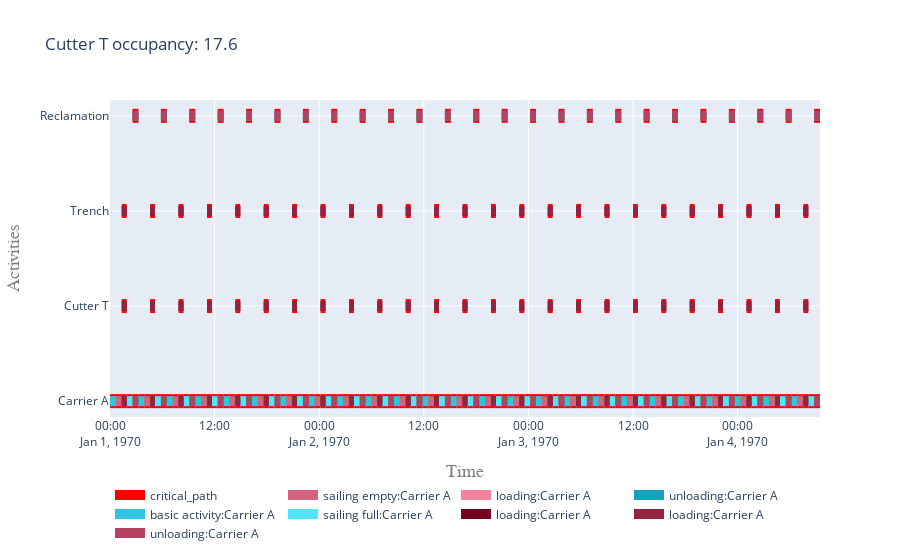

The notebook cell this image was saved under:
### Code cell
i = 0 # 1 barge
vessels = results[i]['vessels']
activities = results[i]['activities']
cutter = vessels[cutter_name]
to_site = results[i][to_site_name]
from_site = results[i][from_site_name]
  
my_objects = list(vessels.values()) + [from_site, to_site]
my_activities = list(activities.values())
my_log = CpLog(list_objects=my_objects, list_activities=my_activities)
dependencies_log = my_log.get_dependencies_log_based()
cp_log_based = my_log.mark_critical_activities(dependencies_log)
df = occupancy_analysis(vessels, cutter, activities)
t = f'{cutter_name} occupancy: ' + str(df.loc[cutter_name]['occupancy [%]'])
fig = get_gantt_chart(concepts=my_objects, critical_path=cp_log_based, id_map=activities, title=t)

### Figure 1 — Plotly figure (JSON) as saved in the notebook; plotly's stock layout.template omitted (floating-point values rounded to 4 significant figures; data arrays with more than 128 entries replaced by an {"elided": "..."} marker saying what was removed)
{"data": [{"connectgaps": false, "hoverinfo": "name", "line": {"color": "red", "width": 14}, "mode": "lines", "name": "critical_path", "type": "scatter", "x": {"elided": "600 str values"}, "y": {"elided": "600 str values"}}, {"connectgaps": false, "hoverinfo": "y+name", "line": {"color": "rgb(211,99,126)", "width": 10}, "mode": "lines", "name": "sailing empty:Carrier A", "type": "scatter", "x": ["1970-01-01T00:40:32", "1970-01-01T00:40:32", "1970-01-01T01:21:04", "1970-01-01T01:21:04", "1970-01-01T01:21:04", "1970-01-01T03:56:00", "1970-01-01T03:56:00", "1970-01-01T04:36:32", "1970-01-01T04:36:32", "1970-01-01T04:36:32", "1970-01-01T07:11:28", "1970-01-01T07:11:28", "1970-01-01T07:52:00", "1970-01-01T07:52:00", "1970-01-01T07:52:00", "1970-01-01T10:26:56", "1970-01-01T10:26:56", "1970-01-01T11:07:28", "1970-01-01T11:07:28", "1970-01-01T11:07:28", "1970-01-01T13:42:24", "1970-01-01T13:42:24", "1970-01-01T14:22:56", "1970-01-01T14:22:56", "1970-01-01T14:22:56", "1970-01-01T16:57:52", "1970-01-01T16:57:52", "1970-01-01T17:38:24", "1970-01-01T17:38:24", "1970-01-01T17:38:24", "1970-01-01T20:13:20", "1970-01-01T20:13:20", "1970-01-01T20:53:52", "1970-01-01T20:53:52", "1970-01-01T20:53:52", "1970-01-01T23:28:48", "1970-01-01T23:28:48", "1970-01-02T00:09:20", "1970-01-02T00:09:20", "1970-01-02T00:09:20", "1970-01-02T02:44:16", "1970-01-02T02:44:16", "1970-01-02T03:24:48", "1970-01-02T03:24:48", "1970-01-02T03:24:48", "1970-01-02T05:59:44", "1970-01-02T05:59:44", "1970-01-02T06:40:16", "1970-01-02T06:40:16", "1970-01-02T06:40:16", "1970-01-02T09:15:12", "1970-01-02T09:15:12", "1970-01-02T09:55:44", "1970-01-02T09:55:44", "1970-01-02T09:55:44", "1970-01-02T12:30:40", "1970-01-02T12:30:40", "1970-01-02T13:11:12", "1970-01-02T13:11:12", "1970-01-02T13:11:12", "1970-01-02T15:46:08", "1970-01-02T15:46:08", "1970-01-02T16:26:40", "1970-01-02T16:26:40", "1970-01-02T16:26:40", "1970-01-02T19:01:36", "1970-01-02T19:01:36", "1970-01-02T19:42:08", "1970-01-02T19:42:08", "1970-01-02T19:42:08", "1970-01-02T22:17:04", "1970-01-02T22:17:04", "1970-01-02T22:57:36", "1970-01-02T22:57:36", "1970-01-02T22:57:36", "1970-01-03T01:32:32", "1970-01-03T01:32:32", "1970-01-03T02:13:04", "1970-01-03T02:13:04", "1970-01-03T02:13:04", "1970-01-03T04:48:00", "1970-01-03T04:48:00", "1970-01-03T05:28:32", "1970-01-03T05:28:32", "1970-01-03T05:28:32", "1970-01-03T08:03:28", "1970-01-03T08:03:28", "1970-01-03T08:44:00", "1970-01-03T08:44:00", "1970-01-03T08:44:00", "1970-01-03T11:18:56", "1970-01-03T11:18:56", "1970-01-03T11:59:28", "1970-01-03T11:59:28", "1970-01-03T11:59:28", "1970-01-03T14:34:24", "1970-01-03T14:34:24", "1970-01-03T15:14:56", "1970-01-03T15:14:56", "1970-01-03T15:14:56", "1970-01-03T17:49:52", "1970-01-03T17:49:52", "1970-01-03T18:30:24", "1970-01-03T18:30:24", "1970-01-03T18:30:24", "1970-01-03T21:05:20", "1970-01-03T21:05:20", "1970-01-03T21:45:52", "1970-01-03T21:45:52", "1970-01-03T21:45:52", "1970-01-04T00:20:48", "1970-01-04T00:20:48", "1970-01-04T01:01:20", "1970-01-04T01:01:20", "1970-01-04T01:01:20", "1970-01-04T03:36:16", "1970-01-04T03:36:16", "1970-01-04T04:16:48", "1970-01-04T04:16:48", "1970-01-04T04:16:48", "1970-01-04T06:51:44", "1970-01-04T06:51:44", "1970-01-04T07:32:16", "1970-01-04T07:32:16", "1970-01-04T07:32:16"], "y": ["Carrier A", "Carrier A", "Carrier A", "Carrier A", null, "Carrier A", "Carrier A", "Carrier A", "Carrier A", null, "Carrier A", "Carrier A", "Carrier A", "Carrier A", null, "Carrier A", "Carrier A", "Carrier A", "Carrier A", null, "Carrier A", "Carrier A", "Carrier A", "Carrier A", null, "Carrier A", "Carrier A", "Carrier A", "Carrier A", null, "Carrier A", "Carrier A", "Carrier A", "Carrier A", null, "Carrier A", "Carrier A", "Carrier A", "Carrier A", null, "Carrier A", "Carrier A", "Carrier A", "Carrier A", null, "Carrier A", "Carrier A", "Carrier A", "Carrier A", null, "Carrier A", "Carrier A", "Carrier A", "Carrier A", null, "Carrier A", "Carrier A", "Carrier A", "Carrier A", null, "Carrier A", "Carrier A", "Carrier A", "Carrier A", null, "Carrier A", "Carrier A", "Carrier A", "Carrier A", null, "Carrier A", "Carrier A", "Carrier A", "Carrier A", null, "Carrier A", "Carrier A", "Carrier A", "Carrier A", null, "Carrier A", "Carrier A", "Carrier A", "Carrier A", null, "Carrier A", "Carrier A", "Carrier A", "Carrier A", null, "Carrier A", "Carrier A", "Carrier A", "Carrier A", null, "Carrier A", "Carrier A", "Carrier A", "Carrier A", null, "Carrier A", "Carrier A", "Carrier A", "Carrier A", null, "Carrier A", "Carrier A", "Carrier A", "Carrier A", null, "Carrier A", "Carrier A", "Carrier A", "Carrier A", null, "Carrier A", "Carrier A", "Carrier A", "Carrier A", null, "Carrier A", "Carrier A", "Carrier A", "Carrier A", null]}, {"connectgaps": false, "hoverinfo": "y+name", "line": {"color": "rgb(243,131,158)", "width": 10}, "mode": "lines", "name": "loading:Carrier A", "type": "scatter", "x": {"elided": "375 str values"}, "y": {"elided": "375 str values"}}, {"connectgaps": false, "hoverinfo": "y+name", "line": {"color": "rgb(19,163,190)", "width": 10}, "mode": "lines", "name": "unloading:Carrier A", "type": "scatter", "x": {"elided": "250 str values"}, "y": {"elided": "250 str values"}}, {"connectgaps": false, "hoverinfo": "y+name", "line": {"color": "rgb(51,195,222)", "width": 10}, "mode": "lines", "name": "basic activity:Carrier A", "type": "scatter", "x": ["1970-01-01T00:00:00", "1970-01-01T00:00:00", "1970-01-01T00:40:32", "1970-01-01T00:40:32", "1970-01-01T00:40:32", "1970-01-01T03:15:28", "1970-01-01T03:15:28", "1970-01-01T03:56:00", "1970-01-01T03:56:00", "1970-01-01T03:56:00", "1970-01-01T06:30:56", "1970-01-01T06:30:56", "1970-01-01T07:11:28", "1970-01-01T07:11:28", "1970-01-01T07:11:28", "1970-01-01T09:46:24", "1970-01-01T09:46:24", "1970-01-01T10:26:56", "1970-01-01T10:26:56", "1970-01-01T10:26:56", "1970-01-01T13:01:52", "1970-01-01T13:01:52", "1970-01-01T13:42:24", "1970-01-01T13:42:24", "1970-01-01T13:42:24", "1970-01-01T16:17:20", "1970-01-01T16:17:20", "1970-01-01T16:57:52", "1970-01-01T16:57:52", "1970-01-01T16:57:52", "1970-01-01T19:32:48", "1970-01-01T19:32:48", "1970-01-01T20:13:20", "1970-01-01T20:13:20", "1970-01-01T20:13:20", "1970-01-01T22:48:16", "1970-01-01T22:48:16", "1970-01-01T23:28:48", "1970-01-01T23:28:48", "1970-01-01T23:28:48", "1970-01-02T02:03:44", "1970-01-02T02:03:44", "1970-01-02T02:44:16", "1970-01-02T02:44:16", "1970-01-02T02:44:16", "1970-01-02T05:19:12", "1970-01-02T05:19:12", "1970-01-02T05:59:44", "1970-01-02T05:59:44", "1970-01-02T05:59:44", "1970-01-02T08:34:40", "1970-01-02T08:34:40", "1970-01-02T09:15:12", "1970-01-02T09:15:12", "1970-01-02T09:15:12", "1970-01-02T11:50:08", "1970-01-02T11:50:08", "1970-01-02T12:30:40", "1970-01-02T12:30:40", "1970-01-02T12:30:40", "1970-01-02T15:05:36", "1970-01-02T15:05:36", "1970-01-02T15:46:08", "1970-01-02T15:46:08", "1970-01-02T15:46:08", "1970-01-02T18:21:04", "1970-01-02T18:21:04", "1970-01-02T19:01:36", "1970-01-02T19:01:36", "1970-01-02T19:01:36", "1970-01-02T21:36:32", "1970-01-02T21:36:32", "1970-01-02T22:17:04", "1970-01-02T22:17:04", "1970-01-02T22:17:04", "1970-01-03T00:52:00", "1970-01-03T00:52:00", "1970-01-03T01:32:32", "1970-01-03T01:32:32", "1970-01-03T01:32:32", "1970-01-03T04:07:28", "1970-01-03T04:07:28", "1970-01-03T04:48:00", "1970-01-03T04:48:00", "1970-01-03T04:48:00", "1970-01-03T07:22:56", "1970-01-03T07:22:56", "1970-01-03T08:03:28", "1970-01-03T08:03:28", "1970-01-03T08:03:28", "1970-01-03T10:38:24", "1970-01-03T10:38:24", "1970-01-03T11:18:56", "1970-01-03T11:18:56", "1970-01-03T11:18:56", "1970-01-03T13:53:52", "1970-01-03T13:53:52", "1970-01-03T14:34:24", "1970-01-03T14:34:24", "1970-01-03T14:34:24", "1970-01-03T17:09:20", "1970-01-03T17:09:20", "1970-01-03T17:49:52", "1970-01-03T17:49:52", "1970-01-03T17:49:52", "1970-01-03T20:24:48", "1970-01-03T20:24:48", "1970-01-03T21:05:20", "1970-01-03T21:05:20", "1970-01-03T21:05:20", "1970-01-03T23:40:16", "1970-01-03T23:40:16", "1970-01-04T00:20:48", "1970-01-04T00:20:48", "1970-01-04T00:20:48", "1970-01-04T02:55:44", "1970-01-04T02:55:44", "1970-01-04T03:36:16", "1970-01-04T03:36:16", "1970-01-04T03:36:16", "1970-01-04T06:11:12", "1970-01-04T06:11:12", "1970-01-04T06:51:44", "1970-01-04T06:51:44", "1970-01-04T06:51:44"], "y": ["Carrier A", "Carrier A", "Carrier A", "Carrier A", null, "Carrier A", "Carrier A", "Carrier A", "Carrier A", null, "Carrier A", "Carrier A", "Carrier A", "Carrier A", null, "Carrier A", "Carrier A", "Carrier A", "Carrier A", null, "Carrier A", "Carrier A", "Carrier A", "Carrier A", null, "Carrier A", "Carrier A", "Carrier A", "Carrier A", null, "Carrier A", "Carrier A", "Carrier A", "Carrier A", null, "Carrier A", "Carrier A", "Carrier A", "Carrier A", null, "Carrier A", "Carrier A", "Carrier A", "Carrier A", null, "Carrier A", "Carrier A", "Carrier A", "Carrier A", null, "Carrier A", "Carrier A", "Carrier A", "Carrier A", null, "Carrier A", "Carrier A", "Carrier A", "Carrier A", null, "Carrier A", "Carrier A", "Carrier A", "Carrier A", null, "Carrier A", "Carrier A", "Carrier A", "Carrier A", null, "Carrier A", "Carrier A", "Carrier A", "Carrier A", null, "Carrier A", "Carrier A", "Carrier A", "Carrier A", null, "Carrier A", "Carrier A", "Carrier A", "Carrier A", null, "Carrier A", "Carrier A", "Carrier A", "Carrier A", null, "Carrier A", "Carrier A", "Carrier A", "Carrier A", null, "Carrier A", "Carrier A", "Carrier A", "Carrier A", null, "Carrier A", "Carrier A", "Carrier A", "Carrier A", null, "Carrier A", "Carrier A", "Carrier A", "Carrier A", null, "Carrier A", "Carrier A", "Carrier A", "Carrier A", null, "Carrier A", "Carrier A", "Carrier A", "Carrier A", null, "Carrier A", "Carrier A", "Carrier A", "Carrier A", null]}, {"connectgaps": false, "hoverinfo": "y+name", "line": {"color": "rgb(83,227,254)", "width": 10}, "mode": "lines", "name": "sailing full:Carrier A", "type": "scatter", "x": ["1970-01-01T01:54:24", "1970-01-01T01:54:24", "1970-01-01T02:34:56", "1970-01-01T02:34:56", "1970-01-01T02:34:56", "1970-01-01T05:09:52", "1970-01-01T05:09:52", "1970-01-01T05:50:24", "1970-01-01T05:50:24", "1970-01-01T05:50:24", "1970-01-01T08:25:20", "1970-01-01T08:25:20", "1970-01-01T09:05:52", "1970-01-01T09:05:52", "1970-01-01T09:05:52", "1970-01-01T11:40:48", "1970-01-01T11:40:48", "1970-01-01T12:21:20", "1970-01-01T12:21:20", "1970-01-01T12:21:20", "1970-01-01T14:56:16", "1970-01-01T14:56:16", "1970-01-01T15:36:48", "1970-01-01T15:36:48", "1970-01-01T15:36:48", "1970-01-01T18:11:44", "1970-01-01T18:11:44", "1970-01-01T18:52:16", "1970-01-01T18:52:16", "1970-01-01T18:52:16", "1970-01-01T21:27:12", "1970-01-01T21:27:12", "1970-01-01T22:07:44", "1970-01-01T22:07:44", "1970-01-01T22:07:44", "1970-01-02T00:42:40", "1970-01-02T00:42:40", "1970-01-02T01:23:12", "1970-01-02T01:23:12", "1970-01-02T01:23:12", "1970-01-02T03:58:08", "1970-01-02T03:58:08", "1970-01-02T04:38:40", "1970-01-02T04:38:40", "1970-01-02T04:38:40", "1970-01-02T07:13:36", "1970-01-02T07:13:36", "1970-01-02T07:54:08", "1970-01-02T07:54:08", "1970-01-02T07:54:08", "1970-01-02T10:29:04", "1970-01-02T10:29:04", "1970-01-02T11:09:36", "1970-01-02T11:09:36", "1970-01-02T11:09:36", "1970-01-02T13:44:32", "1970-01-02T13:44:32", "1970-01-02T14:25:04", "1970-01-02T14:25:04", "1970-01-02T14:25:04", "1970-01-02T17:00:00", "1970-01-02T17:00:00", "1970-01-02T17:40:32", "1970-01-02T17:40:32", "1970-01-02T17:40:32", "1970-01-02T20:15:28", "1970-01-02T20:15:28", "1970-01-02T20:56:00", "1970-01-02T20:56:00", "1970-01-02T20:56:00", "1970-01-02T23:30:56", "1970-01-02T23:30:56", "1970-01-03T00:11:28", "1970-01-03T00:11:28", "1970-01-03T00:11:28", "1970-01-03T02:46:24", "1970-01-03T02:46:24", "1970-01-03T03:26:56", "1970-01-03T03:26:56", "1970-01-03T03:26:56", "1970-01-03T06:01:52", "1970-01-03T06:01:52", "1970-01-03T06:42:24", "1970-01-03T06:42:24", "1970-01-03T06:42:24", "1970-01-03T09:17:20", "1970-01-03T09:17:20", "1970-01-03T09:57:52", "1970-01-03T09:57:52", "1970-01-03T09:57:52", "1970-01-03T12:32:48", "1970-01-03T12:32:48", "1970-01-03T13:13:20", "1970-01-03T13:13:20", "1970-01-03T13:13:20", "1970-01-03T15:48:16", "1970-01-03T15:48:16", "1970-01-03T16:28:48", "1970-01-03T16:28:48", "1970-01-03T16:28:48", "1970-01-03T19:03:44", "1970-01-03T19:03:44", "1970-01-03T19:44:16", "1970-01-03T19:44:16", "1970-01-03T19:44:16", "1970-01-03T22:19:12", "1970-01-03T22:19:12", "1970-01-03T22:59:44", "1970-01-03T22:59:44", "1970-01-03T22:59:44", "1970-01-04T01:34:40", "1970-01-04T01:34:40", "1970-01-04T02:15:12", "1970-01-04T02:15:12", "1970-01-04T02:15:12", "1970-01-04T04:50:08", "1970-01-04T04:50:08", "1970-01-04T05:30:40", "1970-01-04T05:30:40", "1970-01-04T05:30:40", "1970-01-04T08:05:36", "1970-01-04T08:05:36", "1970-01-04T08:46:08", "1970-01-04T08:46:08", "1970-01-04T08:46:08"], "y": ["Carrier A", "Carrier A", "Carrier A", "Carrier A", null, "Carrier A", "Carrier A", "Carrier A", "Carrier A", null, "Carrier A", "Carrier A", "Carrier A", "Carrier A", null, "Carrier A", "Carrier A", "Carrier A", "Carrier A", null, "Carrier A", "Carrier A", "Carrier A", "Carrier A", null, "Carrier A", "Carrier A", "Carrier A", "Carrier A", null, "Carrier A", "Carrier A", "Carrier A", "Carrier A", null, "Carrier A", "Carrier A", "Carrier A", "Carrier A", null, "Carrier A", "Carrier A", "Carrier A", "Carrier A", null, "Carrier A", "Carrier A", "Carrier A", "Carrier A", null, "Carrier A", "Carrier A", "Carrier A", "Carrier A", null, "Carrier A", "Carrier A", "Carrier A", "Carrier A", null, "Carrier A", "Carrier A", "Carrier A", "Carrier A", null, "Carrier A", "Carrier A", "Carrier A", "Carrier A", null, "Carrier A", "Carrier A", "Carrier A", "Carrier A", null, "Carrier A", "Carrier A", "Carrier A", "Carrier A", null, "Carrier A", "Carrier A", "Carrier A", "Carrier A", null, "Carrier A", "Carrier A", "Carrier A", "Carrier A", null, "Carrier A", "Carrier A", "Carrier A", "Carrier A", null, "Carrier A", "Carrier A", "Carrier A", "Carrier A", null, "Carrier A", "Carrier A", "Carrier A", "Carrier A", null, "Carrier A", "Carrier A", "Carrier A", "Carrier A", null, "Carrier A", "Carrier A", "Carrier A", "Carrier A", null, "Carrier A", "Carrier A", "Carrier A", "Carrier A", null, "Carrier A", "Carrier A", "Carrier A", "Carrier A", null]}, {"connectgaps": false, "hoverinfo": "y+name", "line": {"color": "rgb(115,3,30)", "width": 10}, "mode": "lines", "name": "loading:Carrier A", "type": "scatter", "x": {"elided": "375 str values"}, "y": {"elided": "375 str values"}}, {"connectgaps": false, "hoverinfo": "y+name", "line": {"color": "rgb(147,35,62)", "width": 10}, "mode": "lines", "name": "loading:Carrier A", "type": "scatter", "x": {"elided": "375 str values"}, "y": {"elided": "375 str values"}}, {"connectgaps": false, "hoverinfo": "y+name", "line": {"color": "rgb(179,67,94)", "width": 10}, "mode": "lines", "name": "unloading:Carrier A", "type": "scatter", "x": {"elided": "250 str values"}, "y": {"elided": "250 str values"}}], "layout": {"hovermode": "closest", "legend": {"orientation": "h", "x": 0, "y": -0.2}, "title": {"text": "Cutter T occupancy: 17.6"}, "xaxis": {"range": ["1970-01-01T00:00:00", "1970-01-04T09:26:40"], "title": {"font": {"color": "#7f7f7f", "family": "Courier New, monospace", "size": 18}, "text": "Time"}}, "yaxis": {"title": {"font": {"color": "#7f7f7f", "family": "Courier New, monospace", "size": 18}, "text": "Activities"}}}}
